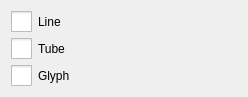
<?xml version="1.0" encoding="UTF-8"?>
<ui version="4.0">
 <class>qSlicerSpatialObjectsBasicWidget</class>
 <widget class="qSlicerWidget" name="qSlicerSpatialObjectsBasicWidget">
  <property name="geometry">
   <rect>
    <x>0</x>
    <y>0</y>
    <width>248</width>
    <height>96</height>
   </rect>
  </property>
  <property name="sizePolicy">
   <sizepolicy hsizetype="Preferred" vsizetype="Preferred">
    <horstretch>0</horstretch>
    <verstretch>0</verstretch>
   </sizepolicy>
  </property>
  <property name="windowTitle">
   <string>Form</string>
  </property>
  <property name="styleSheet">
   <string notr="true">QCheckBox::indicator {
     width: 21px;
     height: 21px;
 }

 QCheckBox::indicator:checked {
     image: url(:/Icons/Medium/SlicerVisible.png);
 }
QCheckBox::indicator:unchecked {
     image: url(:/Icons/Medium/SlicerInvisible.png);
 }</string>
  </property>
  <layout class="QFormLayout" name="formLayout">
   <property name="fieldGrowthPolicy">
    <enum>QFormLayout::AllNonFixedFieldsGrow</enum>
   </property>
   <item row="0" column="0">
    <widget class="QCheckBox" name="LineVisibility">
     <property name="text">
      <string>Line</string>
     </property>
    </widget>
   </item>
   <item row="1" column="0">
    <widget class="QCheckBox" name="TubeVisibility">
     <property name="text">
      <string>Tube</string>
     </property>
    </widget>
   </item>
   <item row="2" column="0">
    <widget class="QCheckBox" name="GlyphVisibility">
     <property name="text">
      <string>Glyph</string>
     </property>
    </widget>
   </item>
  </layout>
 </widget>
 <customwidgets>
  <customwidget>
   <class>qSlicerWidget</class>
   <extends>QWidget</extends>
   <header>qSlicerWidget.h</header>
   <container>1</container>
  </customwidget>
 </customwidgets>
 <resources/>
 <connections/>
</ui>
